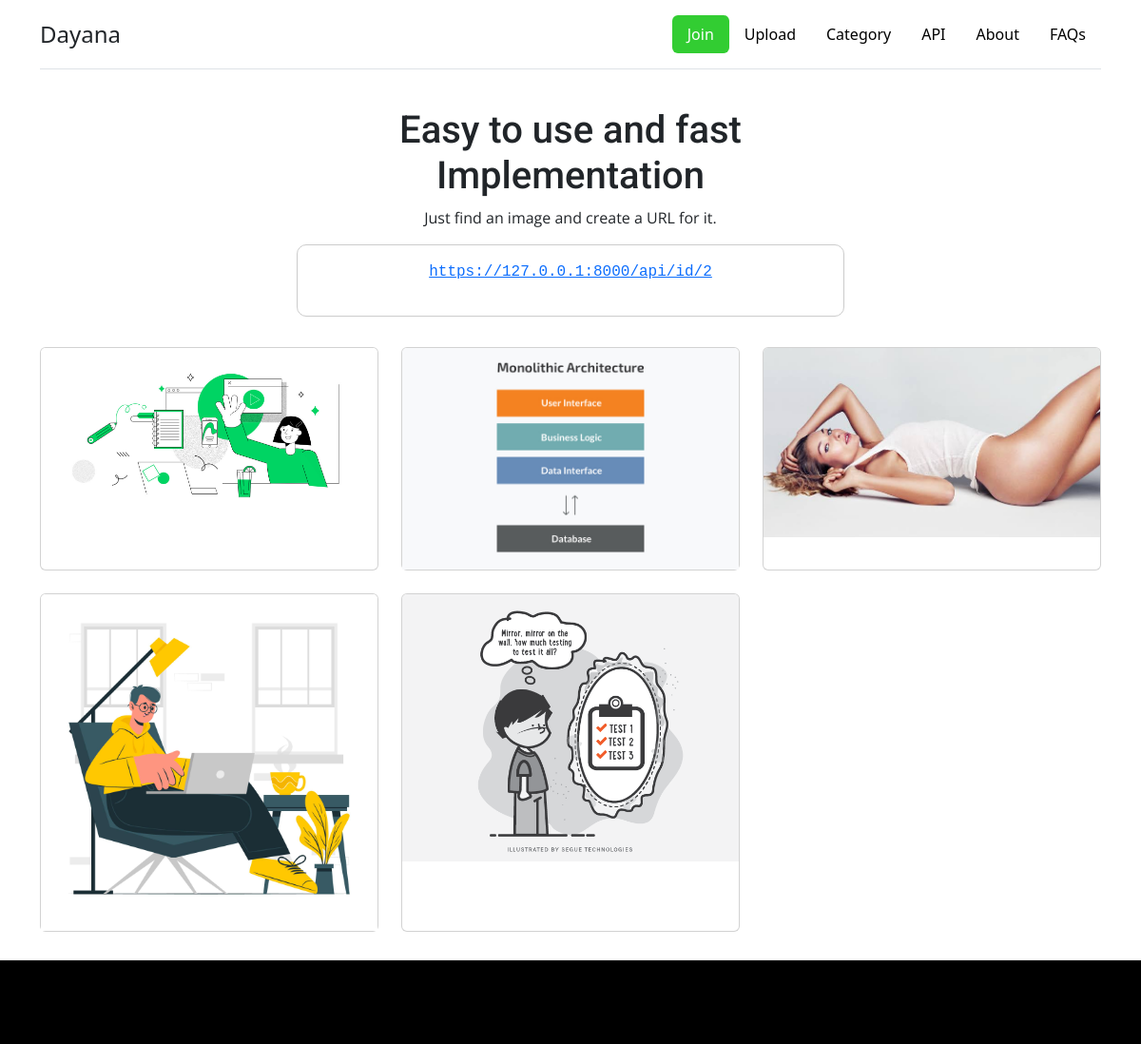
The app's page /images/, older data.
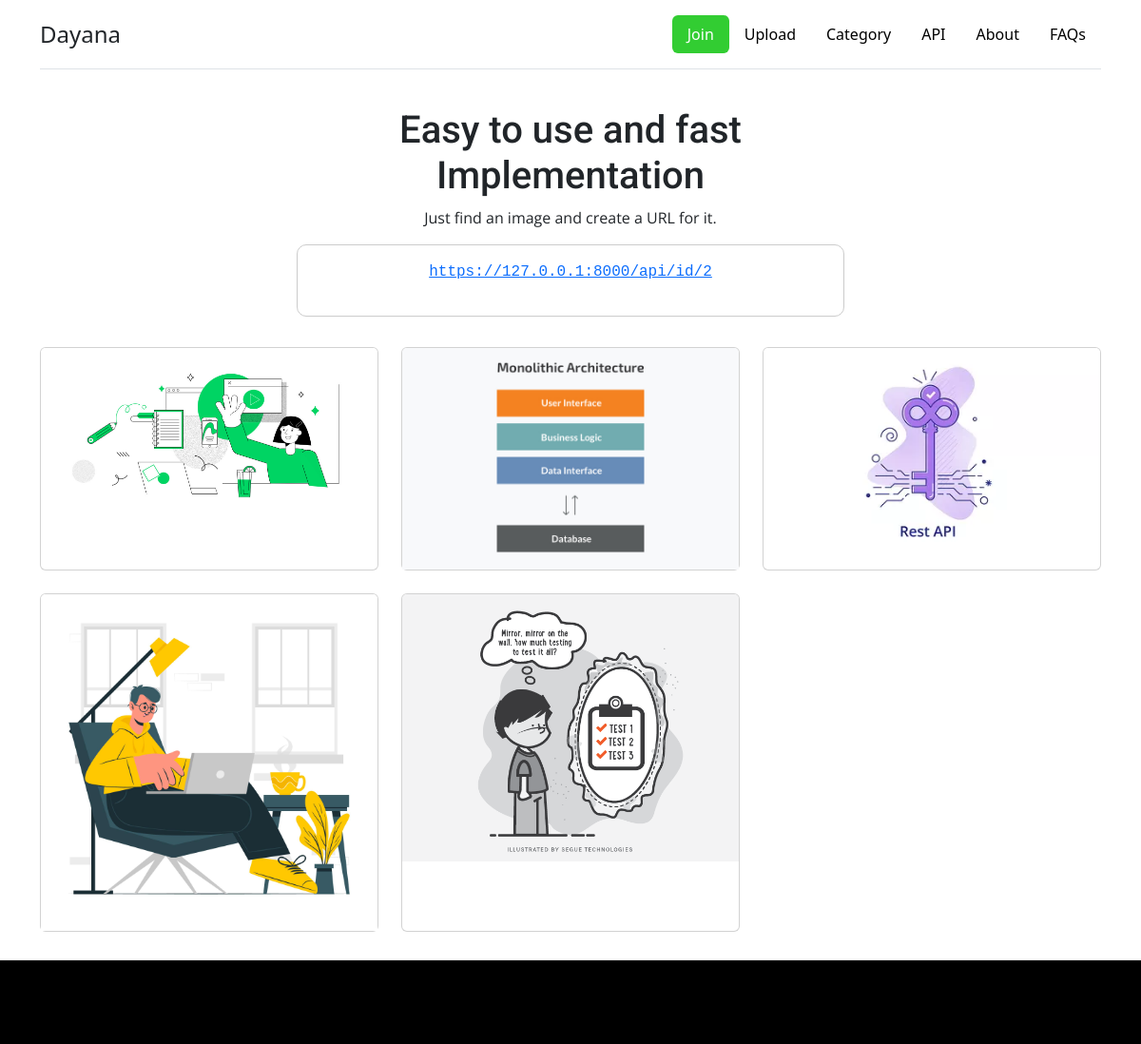
The same page, newer data.
### images/models.py (models this page shows)
class Images(models.Model):
    options = (
        ('active', 'Active'),
        ('deactivated','Deactivated')
    )
    category = models.ForeignKey(Category, on_delete=models.PROTECT, default=1)
    title = models.CharField(max_length=250)
    alt = models.TextField(null=True)
    image = models.ImageField(
        upload_to=user_directory_path, default='posts/default.jpg')
    slug =models.SlugField(max_length=250, unique_for_date='created')
    created = models.DateTimeField(default=timezone.now)
    author = models.ForeignKey(User, on_delete=models.PROTECT,related_name='author')
    status = models.CharField(max_length=11,choices=options,default = 'active')

### images/views.py (the view)
# urls.py: path('images/',ImagesListView.as_view(),name='images'),
class ImagesListView(ListView):
    model = Images
    template_name = 'images/all_image.html'

### templates/images/all_image.html (shortened to what this page needs)
{% extends "../base/base.html" %} {% block title %} Welcome to APi service  {% endblock%}
 {% block content %}
<section class="jumbotron text-center py-3">
  <div class="container" style="max-width: 600px">
    <h1 class="txt-robo h1">Easy to use and fast Implementation </h1>
    <p>
      Just find an image and create a URL for it.
    </p>
    <pre
      class="bg-white pt-3"
    ><code><a href="http://127.0.0.1:8000/api/id/2">https://127.0.0.1:8000/api/id/2</a></code>
            </pre>
  </div>
</section>
<div class="container" style="margin-bottom: 30px">
  <div class="row row-cols-1 row-cols-md-3 g-4">
    {% for post in object_list %}
    <div class="col">
      <div class="card h-100">
        <img src="{{post.image.url}}" class="card-img-top" alt="Image 1" />
      </div>
    </div>
    {% endfor %}
  </div>
</div>
{% include "base/footer.html" %}
{%endblock %}

Row changes from the older to the newer data that the page shows:
changed Images (number 3 of 5 on the later page): image: a different picture
